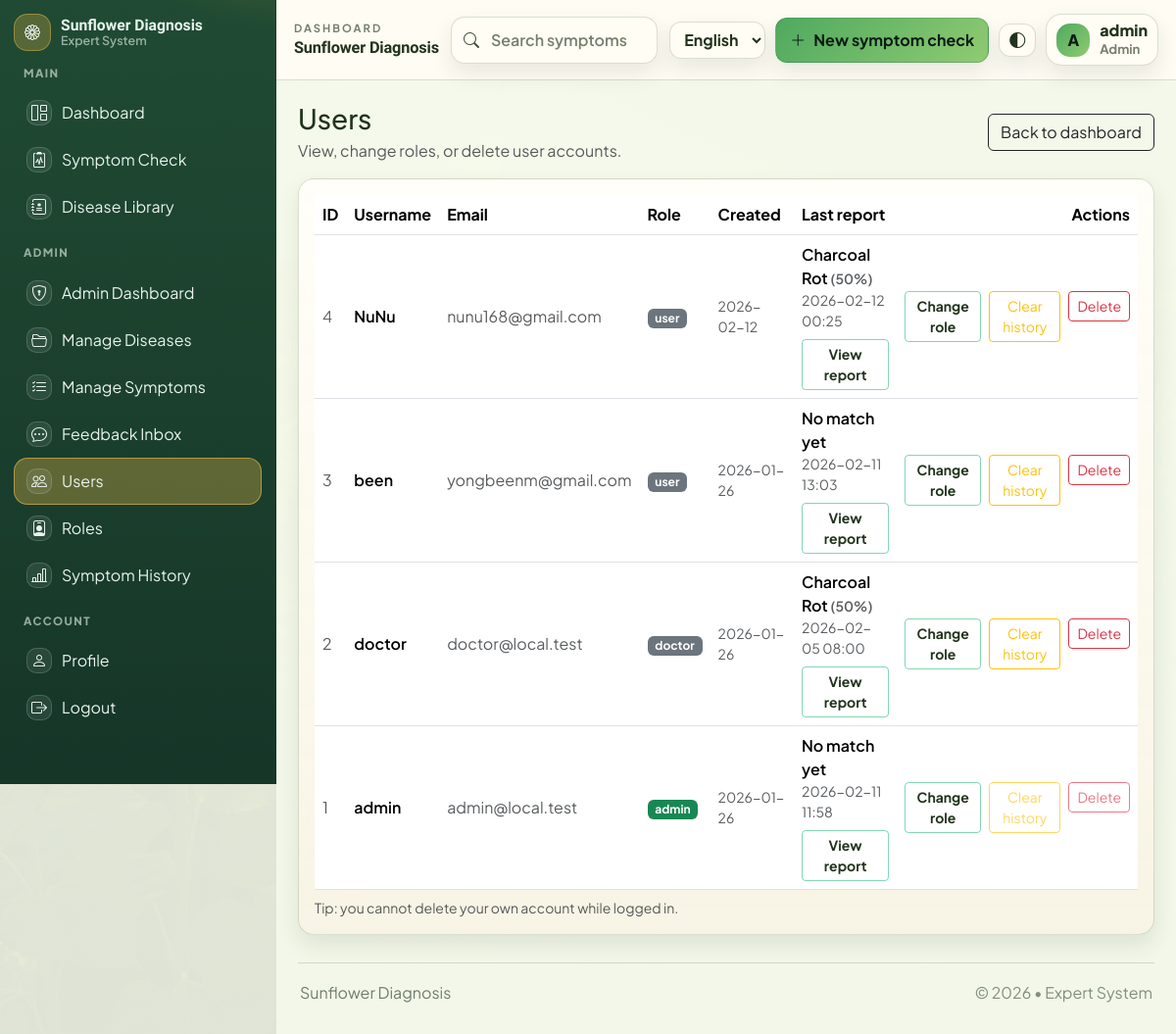
Page /admin/users (signed in) on the committed database.
### app/models/user.py (models this page shows, shortened)
class User(UserMixin, db.Model):
    __tablename__ = "users"
    id = db.Column(db.Integer, primary_key=True)
    username = db.Column(db.String(80), unique=True, nullable=False, index=True)
    email = db.Column(db.String(120), unique=True, nullable=False, index=True)
    password_hash = db.Column(db.String(255), nullable=False)
    role = db.Column(db.String(20), nullable=False, default="user")  # "user", "doctor", or "admin"
    created_at = db.Column(db.DateTime, default=datetime.utcnow, nullable=False)
    role_id = db.Column(db.Integer, db.ForeignKey("roles.id"), nullable=True, index=True)
    role_obj = db.relationship("Role", lazy="joined")
    symptom_checks = db.relationship(
        "SymptomCheck", back_populates="user", cascade="all, delete-orphan"
    )
    feedback_items = db.relationship(
        "Feedback", back_populates="user", cascade="all, delete-orphan"
    )
    def has_permission(self, permission_name: str) -> bool:
        if not permission_name:
            return False
        if self.role == "admin" and permission_name == "access_admin":
            return True
        try:
            q = (
                db.session.query(Permission.id)
                .join(role_permissions, Permission.id == role_permissions.c.permission_id)
                .filter(Permission.name == permission_name)
            )
            if self.role_id:
                q = q.filter(role_permissions.c.role_id == self.role_id)
            else:
                q = q.join(Role, Role.id == role_permissions.c.role_id).filter(Role.name == self.role)
            row = q.first()
            return row is not None
        except OperationalError:
            return self.role == "admin"

### app/routes/admin.py (the view)
@admin_bp.route("/users")
@login_required
@permission_required("manage_users")
def users():
    users = User.query.order_by(User.created_at.desc()).all()
    latest_checks = (
        SymptomCheck.query.order_by(SymptomCheck.created_at.desc()).all()
    )
    latest_check_by_user = {}
    for c in latest_checks:
        if c.user_id not in latest_check_by_user:
            latest_check_by_user[c.user_id] = c
    return render_template(
        "admin/users.html",
        users=users,
        latest_check_by_user=latest_check_by_user,
    )

### app/models/user.py (called while the page is built)
@login_manager.user_loader
def load_user(user_id: str):
    return User.query.get(int(user_id))

### app/utils.py (called while the page is built)
def permission_required(permission_name: str):
    def decorator(fn):
        @wraps(fn)
        def wrapper(*args, **kwargs):
            if not current_user.is_authenticated:
                abort(403)
            if not getattr(current_user, "has_permission", None):
                abort(403)
            if not current_user.has_permission(permission_name):
                abort(403)
            return fn(*args, **kwargs)
        return wrapper
    return decorator

### app/templates/admin/users.html (shortened to what this page needs)
{% extends "base.html" %}

### app/templates/base.html (shortened to what this page needs)
<!doctype html>
<html lang="en" data-theme="light" data-bs-theme="light">
<head>
  <link href="https://cdn.jsdelivr.net/npm/bootstrap@5.3.3/dist/css/bootstrap.min.css" rel="stylesheet">
  <link href="https://cdn.jsdelivr.net/npm/bootstrap-icons@1.11.3/font/bootstrap-icons.min.css" rel="stylesheet">
  <link rel="stylesheet" href="{{ url_for('static', filename='css/style.css') }}?v=15">
</head>
<body>
  {% set authed = current_user.is_authenticated %}
  {% if authed %}
  <div class="sf-app">
    <aside class="sf-sidebar" aria-label="Sidebar">
      <div class="sf-side-head">
        <a class="sf-brand" href="{{ url_for('main.home') }}">
          <span class="sf-brand-icon" aria-hidden="true"><i class="bi bi-flower1"></i></span>
          <span class="sf-brand-text">
            <span class="sf-brand-title" data-i18n="brand_title">Sunflower Diagnosis</span>
            <span class="sf-brand-sub" data-i18n="brand_sub">Expert System</span>
          </span>
        </a>
      </div>
      <nav class="sf-nav">
        <div class="sf-nav-section" data-i18n="nav_main">MAIN</div>
        <a class="sf-nav-item {% if request.path == '/' %}is-active{% endif %}" href="{{ url_for('main.home') }}">
          <span class="sf-nav-ico" aria-hidden="true"><i class="bi bi-grid-1x2"></i></span>
          <span data-i18n="nav_dashboard">Dashboard</span>
        </a>
        <a class="sf-nav-item {% if request.path.startswith('/diagnose') %}is-active{% endif %}" href="{{ url_for('main.diagnose_page') }}">
          <span class="sf-nav-ico" aria-hidden="true"><i class="bi bi-clipboard2-pulse"></i></span>
          <span data-i18n="nav_symptom_check">Symptom Check</span>
        </a>
        <a class="sf-nav-item" href="{{ url_for('main.home') }}#library">
          <span class="sf-nav-ico" aria-hidden="true"><i class="bi bi-journal-medical"></i></span>
          <span data-i18n="nav_disease_library">Disease Library</span>
        </a>
        {% if current_user.has_permission('access_admin') %}
          <div class="sf-nav-section" data-i18n="nav_admin">ADMIN</div>
          <a class="sf-nav-item {% if request.path.startswith('/admin/dashboard') %}is-active{% endif %}" href="{{ url_for('admin.dashboard') }}">
            <span class="sf-nav-ico" aria-hidden="true"><i class="bi bi-shield-lock"></i></span>
            <span data-i18n="nav_admin_dashboard">Admin Dashboard</span>
          </a>
          <a class="sf-nav-item {% if request.path.startswith('/admin/diseases') or request.path.startswith('/admin/disease/') %}is-active{% endif %}" href="{{ url_for('admin.diseases') }}">
            <span class="sf-nav-ico" aria-hidden="true"><i class="bi bi-folder2-open"></i></span>
            <span data-i18n="nav_manage_diseases">Manage Diseases</span>
          </a>
          <a class="sf-nav-item {% if request.path.startswith('/admin/checklists') or request.path.startswith('/admin/checklist/') %}is-active{% endif %}" href="{{ url_for('admin.checklists') }}">
            <span class="sf-nav-ico" aria-hidden="true"><i class="bi bi-list-check"></i></span>
            <span data-i18n="nav_manage_symptoms">Manage Symptoms</span>
          </a>
          <a class="sf-nav-item {% if request.path.startswith('/admin/feedback') %}is-active{% endif %}" href="{{ url_for('admin.feedback') }}">
            <span class="sf-nav-ico" aria-hidden="true"><i class="bi bi-chat-dots"></i></span>
            <span data-i18n="nav_feedback_inbox">Feedback Inbox</span>
          </a>
          <a class="sf-nav-item {% if request.path.startswith('/admin/users') or request.path.startswith('/admin/user') %}is-active{% endif %}" href="{{ url_for('admin.users') }}">
            <span class="sf-nav-ico" aria-hidden="true"><i class="bi bi-people"></i></span>
            <span data-i18n="nav_users">Users</span>
          </a>
          <a class="sf-nav-item {% if request.path.startswith('/admin/roles') %}is-active{% endif %}" href="{{ url_for('admin.roles') }}">
            <span class="sf-nav-ico" aria-hidden="true"><i class="bi bi-person-badge"></i></span>
            <span data-i18n="nav_roles">Roles</span>
          </a>
          <a class="sf-nav-item {% if request.path.startswith('/admin/symptom') %}is-active{% endif %}" href="{{ url_for('admin.symptom_checks') }}">
            <span class="sf-nav-ico" aria-hidden="true"><i class="bi bi-bar-chart-line"></i></span>
            <span data-i18n="nav_symptom_history">Symptom History</span>
          </a>
        {% endif %}
        <div class="sf-nav-section" data-i18n="nav_account">ACCOUNT</div>
        <a class="sf-nav-item {% if request.path.startswith('/user/profile') %}is-active{% endif %}" href="{{ url_for('user.profile') }}">
          <span class="sf-nav-ico" aria-hidden="true"><i class="bi bi-person"></i></span>
          <span data-i18n="nav_profile">Profile</span>
        </a>
        <a class="sf-nav-item" href="{{ url_for('auth.logout') }}">
          <span class="sf-nav-ico" aria-hidden="true"><i class="bi bi-box-arrow-right"></i></span>
          <span data-i18n="nav_logout">Logout</span>
        </a>
      </nav>
    </aside>
    <div class="sf-main">
      <header class="sf-topbar">
        <div class="sf-topbar-left">
          <div class="sf-topbar-meta">
            <div class="sf-topbar-kicker" data-i18n="topbar_kicker">Dashboard</div>
            <div class="sf-topbar-title" data-i18n="topbar_title">Sunflower Diagnosis</div>
          </div>
        </div>
        <form class="sf-search" role="search" method="get" action="{{ url_for('main.search') }}">
          <i class="bi bi-search sf-search-ico" aria-hidden="true"></i>
          <input class="sf-search-input" type="search" name="q" value="{{ request.args.get('q','') }}" placeholder="Search symptoms, reports, crops" data-i18n-placeholder="search_placeholder" autocomplete="off" aria-label="Search">
        </form>
        <div class="sf-top-actions">
          <select class="sf-lang-select" data-language-select aria-label="Language">
            <option value="en">English</option>
          </select>
          <a class="sf-primary-btn" href="{{ url_for('main.diagnose_page') }}">
            <i class="bi bi-plus-lg" aria-hidden="true"></i>
            <span data-i18n="new_symptom_check">New symptom check</span>
          </a>
          <button class="sf-icon-btn" type="button" data-action="toggleTheme" title="Toggle theme" data-i18n-title="toggle_theme" aria-label="Toggle theme">
            <i class="bi bi-circle-half" aria-hidden="true"></i>
          </button>
          <div class="sf-userchip" title="Signed in">
            <div class="sf-avatar" aria-hidden="true">{{ (current_user.username or 'U')[0] | upper }}</div>
            <div class="sf-userchip-text d-none d-sm-block">
              <div class="sf-userchip-name" data-no-translate>{{ current_user.username }}</div>
              <div class="sf-userchip-role">{{ (current_user.role or 'user') | capitalize }}</div>
            </div>
          </div>
        </div>
      </header>
      <main class="sf-content">
        {{ page_content | safe }}
        <footer class="sf-footer">
          <div data-i18n="footer_title">Sunflower Diagnosis</div>
          <div class="sf-footer-muted" data-i18n="footer_sub">© 2026 • Expert System</div>
        </footer>
      </main>
    </div>
  </div>
  {% endif %}
</body>
</html>

### rows in the picture
User: username "A", username "admin", role "Admin", email "Users View, change roles, or delete user accounts. Back to dashboard ID Username Email Role Created Last report Actions 4 NuNu nunu168@gmail.com user 2026-02-12 Charcoal Rot (50%) 2026-02-12 00:25 View report Change role Clear history Delete 3 been yongbeenm@gmail.com user 2026-01-26 No match yet 2026-02-11 13:03 View report Change role Clear history Delete 2 doctor doctor@local.test doctor 2026-01-26 Charcoal Rot (50%) 2026-02-05 08:00 View report Change role Clear history Delete 1 admin admin@local.test admin 2026-01-26 No match yet 2026-02-11 11:58 View report Change role Clear history Delete Tip: you cannot delete your own account while logged in."
